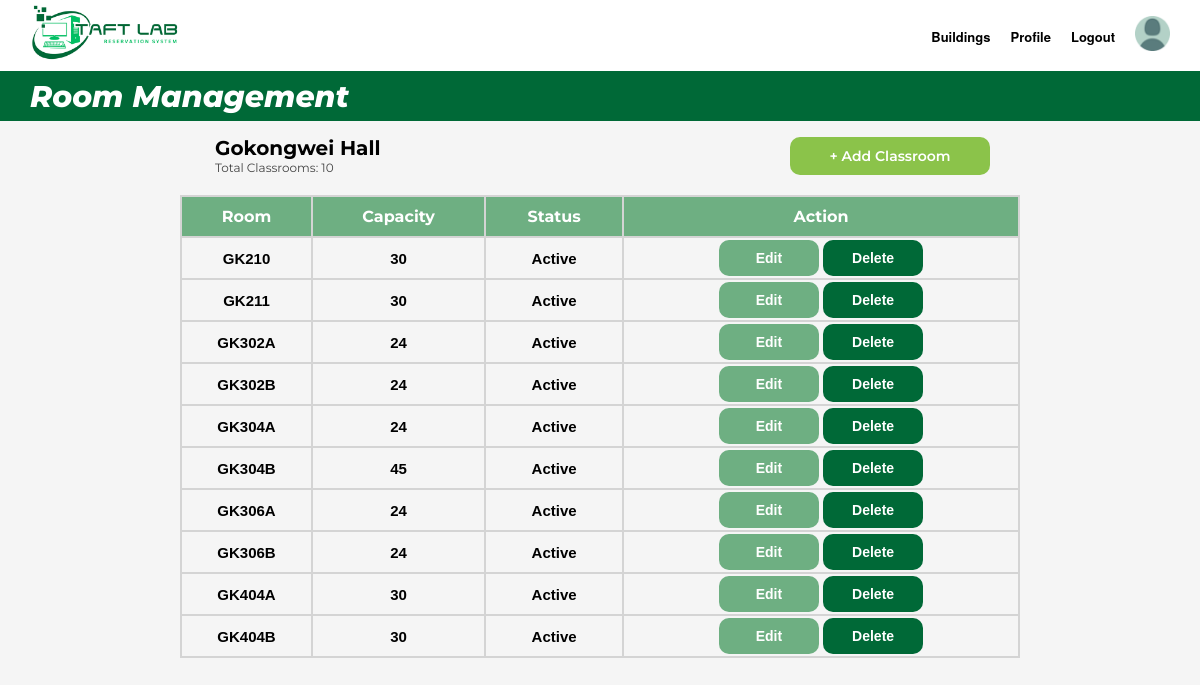
Screenshot of /Webpages/rm-management.php?type=GK (signed in) with the database file from the repository.
### tables this page shows
CREATE TABLE building(
    building_id INT AUTO_INCREMENT PRIMARY KEY,
    building_code VARCHAR(10) NOT NULL,
    building_name VARCHAR(45) NOT NULL
);

CREATE TABLE laboratory(
    lab_id INT AUTO_INCREMENT PRIMARY KEY,
    building_id INT NOT NULL,
    room_code VARCHAR(10) NOT NULL,
    capacity INT NOT NULL, 
    status ENUM('Active', 'Maintenance', 'Closed') NOT NULL DEFAULT 'Active',
    FOREIGN KEY (building_id) REFERENCES building(building_id) ON DELETE RESTRICT ON UPDATE CASCADE,
    UNIQUE(building_id, room_code)
);

### Webpages/rm-management.php (the view, shortened to what this page needs)
<?php
  include "db.php";
  $totalClassrooms = 0;
  if($_SERVER["REQUEST_METHOD"] == "GET")
  {
    $code = $_GET['type'] ?? '';
    $getBuilding = "SELECT * FROM building WHERE building_code = '$code'";
    $resultBuilding = $conn->query($getBuilding);
    $row = $resultBuilding->fetch_assoc();
    $sql = "SELECT * FROM laboratory WHERE room_code LIKE '%$code%' ORDER BY room_code ASC";
    $result = $conn->query($sql);
    $totalClassroom = "SELECT COUNT(*) AS total FROM laboratory WHERE room_code LIKE '%$code%'";
    $result2 = $conn->query($totalClassroom);
    $value = $result2->fetch_assoc();
    $totalClassrooms = $value['total'];
  }
?>
<!DOCTYPE html>
<html lang="en">
<head>
    <link rel="stylesheet" href="homepage-carousel.css">
    <link rel="stylesheet" href="rm-management.css">
</head>
<body>
    <header>
        <div class="logo">
            <img src="images/taftlab-logo.png" alt="TaftLab Logo"/>
        </div>
    <div class="header-right">
      <nav>
        <ul>
          <li><a href="roomManagement.php">Buildings</a></li>
          <li><a href="admin-profile.php">Profile</a></li>
          <li><a href="logout.php">Logout</a></li>
        </ul>
      </nav>
      <div class="profile-icon">
        <img src="images/profile-icon.png" alt="Profile Icon"/>
      </div>
    </div>
  </header>
  <div class="admin-subheader">
    <h2>Room Management</h2>
  </div>
  <div class="header-row">
    <div class="header-left">
        <h1 class="header"><?php echo $row['building_name'] ?? 'Unknown Building'; ?></h1>
        <p class="sub-header-text"><?php echo "Total Classrooms: " . $totalClassrooms; ?></p>
    </div>
    <a href="rm-create.php?type=create-<?php echo $code;?>" class="create">+ Add Classroom</a>
  </div>
  <table>
    <tr class="table-header">
      <th> Room </th>
      <th> Capacity </th>
      <th> Status </th>
      <th> Action </th>
    </tr>
    <?php while($labs = mysqli_fetch_array($result)): ?>
      <tr>
        <td> <?php echo $labs['room_code'] ?> </td>
        <td> <?php echo $labs['capacity'] ?> </td>
        <td> <?php echo $labs['status']; ?> </td>
        <td>
          <form method="GET" action="rm-update.php" style="display:inline">
            <input class="update" type="submit" value="Edit">
          </form>
          <form method="POST" action="rm-delete.php" style="display:inline">
            <input class="delete" type="submit" value="Delete" onclick="return confirm('Are you sure you want to delete this laboratory?');">
          </form>
        </td>
      </tr>
    <?php endwhile;?>
  </table>
</body>
</html>

### Webpages/homepage-carousel.css (style rules this page uses)
*, *::before, *::after { margin: 0; padding: 0; box-sizing: border-box; list-style-type: none; text-decoration: none; }
:root { --primary: #ec994b; --white: #ffffff; --bg: #f5f5f5; }
html { font-size: 62.5%; font-family: "Montserrat", sans-serif; scroll-behavior: smooth; }
body { font-size: 1.6rem; background: var(--bg); overflow-x: hidden; }
header { font-family: 'Helvetica Neue', Arial, sans-serif; display: flex; justify-content: space-between; align-items: center; padding: 3px 30px; background-color: #fff; }
.header-right { display: flex; align-items: center; gap: 20px; }
.logo img { height: 60px; }
.profile-icon img { height: 35px; margin: 0px; }
nav ul { list-style: none; display: flex; gap: 20px; margin: 0; padding: 0; }
nav ul li a { text-decoration: none; color: black; font-size: 13px; font-weight: 550; transition: color 0.3s ease; }

### Webpages/rm-management.css (style rules this page uses)
.admin-subheader { background-color: #006937; height: 50px; display: flex; flex-direction: column; align-items: flex-start; padding: 0 30px; color: white; font-weight: 600; text-align: left; justify-content: center; }
.admin-subheader h2 { color: white; font-size: 3rem; margin: 0; font-weight: 800; font-style: italic; }
.header-row { display: flex; justify-content: space-between; align-items: center; margin: 15px 30px; }
.header-left { display: flex; flex-direction: column; margin-left: 185px; }
.header-left h1 { margin: 0; font-family: 'Montserrat', sans-serif; font-weight: 700; font-size: 2rem; }
.sub-header-text { margin: 0; font-family: 'Montserrat', sans-serif; font-weight: 400; font-size: 1.2rem; color: #444; }
.create { display: inline-block; text-align: center; width: 200px; padding: 10px 20px; background-color: #8BC34A; color: white; border: none; border-radius: 10px; font-size: 1.4rem; font-weight: 600; text-decoration: none; cursor: pointer; transition: all 0.3s ease; margin-right: 180px; }
.delete { display: inline-block; text-align: center; width: 100px; padding: 10px 20px; background-color: #006937; color: white; border: none; border-radius: 10px; font-size: 1.4rem; font-weight: 600; text-decoration: none; cursor: pointer; transition: all 0.3s ease; }
.update { display: inline-block; text-align: center; width: 100px; padding: 10px 20px; background-color: #6eaf82; color: white; border: none; border-radius: 10px; font-size: 1.4rem; font-weight: 600; text-decoration: none; cursor: pointer; transition: all 0.3s ease; }
table { border-collapse: collapse; width: 70%; margin: 20px auto; color: black; }
th { border: 1px solid #ccc; padding: 10px; text-align: center; border: 2px solid #d4d4d4; }
td { border: 1px solid #ccc; padding: 2px 5px; text-align: center; border: 2px solid #d4d4d4; font-size: 15px; font-family: Arial, Helvetica, sans-serif; font-weight: bold; }
.table-header { background-color: #6eaf82; color: white; }

### rows the page displays
building: building_name "Gokongwei Hall"
laboratory: room_code "GK210", capacity "30", status "Active"
laboratory: room_code "GK211", capacity "30", status "Active"
laboratory: room_code "GK302A", capacity "24", status "Active"
laboratory: room_code "GK302B", capacity "24", status "Active"
laboratory: room_code "GK304A", capacity "24", status "Active"
laboratory: room_code "GK304B", capacity "45", status "Active"
laboratory: room_code "GK306A", capacity "24", status "Active"
laboratory: room_code "GK306B", capacity "24", status "Active"
laboratory: room_code "GK404A", capacity "30", status "Active"
laboratory: room_code "GK404B", capacity "30", status "Active"

### other values shown
$totalClassrooms "10"
